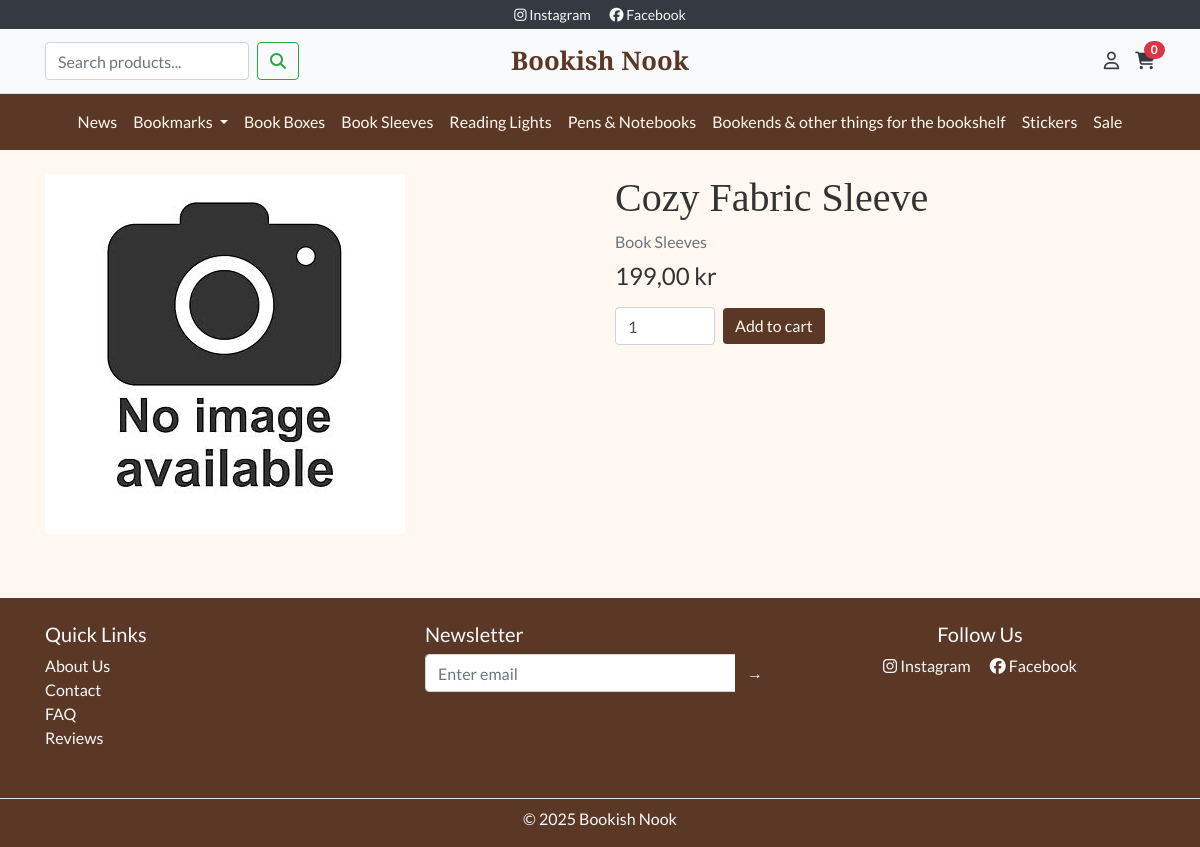
The app's page /products/cozy-fabric-sleeve/ with its own data.
### products/models.py (models this page shows, shortened)
class Product(models.Model):
    category = models.ForeignKey(Category, on_delete=models.PROTECT, related_name="products")
    name = models.CharField(max_length=150)
    slug = models.SlugField(max_length=170, unique=True, blank=True)
    description = models.TextField(blank=True)
    price = models.DecimalField(max_digits=8, decimal_places=2)
    image = models.ImageField(upload_to="products/", blank=True, null=True)
    is_active = models.BooleanField(default=True)
    stock = models.PositiveIntegerField(default=0)
    created = models.DateTimeField(auto_now_add=True)
    updated = models.DateTimeField(auto_now=True)
    class Meta:
        ordering = ["name"]

class Category(models.Model):
    name = models.CharField(max_length=100, unique=True)
    slug = models.SlugField(max_length=120, unique=True, blank=True)
    description = models.TextField(blank=True)
    class Meta:
        verbose_name_plural = "Categories"
        ordering = ["name"]

### products/views.py (the view)
# urls.py: path('<slug:slug>/', views.product_detail, name='detail'),           # /products/<slug>/
def product_detail(request, slug):
    product = get_object_or_404(Product, slug=slug, is_active=True)
    related = Product.objects.filter(is_active=True, category=product.category).exclude(id=product.id)[:4]
    return render(request, "products/product_detail.html", {"product": product, "related": related})

### bookshop/context_processors.py (called while the page is built)
def cart_count(request):
    cart = request.session.get("cart", {})
    return {"cart_count": sum(cart.values())}

### products/templatetags/price_filters.py (called while the page is built)
@register.filter
def currency(value):
    try:
        dec = Decimal(value)
    except (InvalidOperation, TypeError, ValueError):
        return f"{value} kr"
    formatted = f"{dec:,.2f}".replace(",", " ").replace(".", ",")
    return f"{formatted} kr"

### products/templates/products/product_detail.html (shortened to what this page needs)
{% extends "base.html" %}
{% load static price_filters %}
{% block content %}
<div class="row">
  <div class="col-md-6 mb-3">
    {% if product.image %}
      <img src="{{ product.image.url }}" class="img-fluid rounded" alt="{{ product.name }}">
    {% else %}
      <img src="{% static 'images/placeholder.jpg' %}" class="img-fluid rounded" alt="{{ product.name }}">
    {% endif %}
  </div>
  <div class="col-md-6">
    <h1 class="bn-section-title">{{ product.name }}</h1>
    <div class="text-muted mb-2">{{ product.category.name }}</div>
    <div class="h4 mb-3">{{ product.price|currency }}</div>
    <form action="{% url 'cart:add' product.id %}" method="post" class="mt-3">
      <div class="form-inline">
        <input type="number" name="qty" value="1" min="1" max="{{ product.stock }}" class="form-control mr-2" style="width:100px">
        <button class="btn bn-btn-primary" {% if product.stock == 0 %}disabled{% endif %}>
          {% if product.stock == 0 %}Out of stock{% else %}Add to cart{% endif %}
        </button>
      </div>
    </form>
  </div>
</div>
{% endblock %}

### static/css/style.css (style rules this page uses)
body { font-family: 'Lato', sans-serif; color: #333333; background-color: #FFF8F0; }
h1, h2, h3, .bn-title, .bn-section-title { font-family: 'Playfair Display', serif; }
.bn-btn-primary { background-color: #5A3825; border: none; color: #FFF8F0; }

### records on screen
Product: name "Cozy Fabric Sleeve", category.name "Book Sleeves", price "199,00 kr"

### other values on screen
{{ cart_count|default:0 }} "0"
